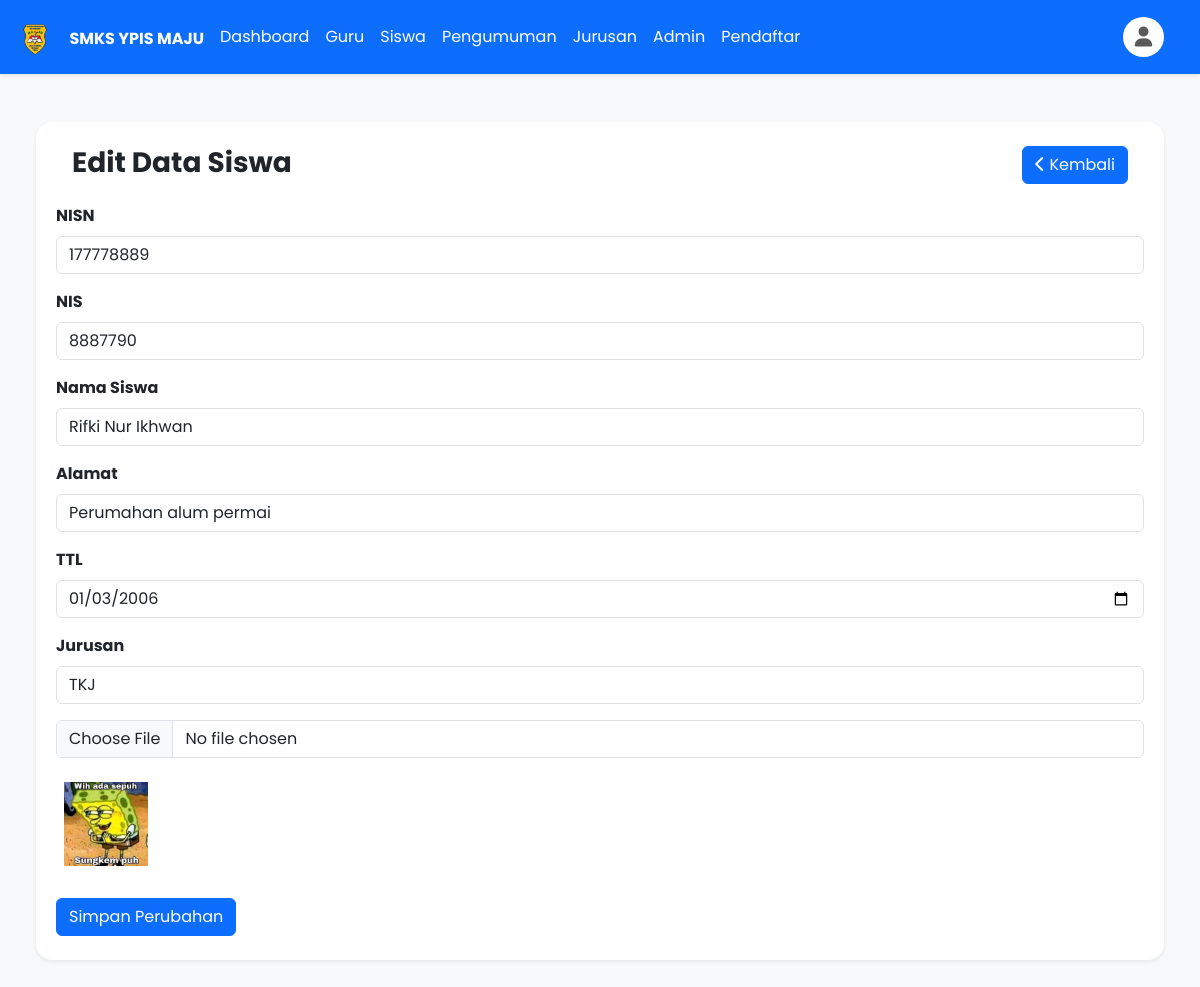
Screenshot of /siswa_edit.php?nisn=177778889 (signed in) with the database file from the repository.
### tables this page shows
CREATE TABLE `siswa` (
  `nisn` int(10) NOT NULL,
  `nama` varchar(225) NOT NULL,
  `nis` int(10) NOT NULL,
  `alamat` varchar(225) NOT NULL,
  `tmpt_tgl_lahir` date NOT NULL,
  `jurusan` varchar(225) NOT NULL,
  `foto` longblob NOT NULL
);

### siswa_edit.php (the view, shortened to what this page needs)
<?php
    include('./koneksi.php');
    $nisn = $_GET['nisn'];
    $sql = "SELECT * FROM siswa WHERE nisn = '$nisn'";
    $result = mysqli_query($koneksi, $sql);
    $data = mysqli_fetch_assoc($result);
?>
<div class="container-fluid p-5 bg-light">
    <div class="row justify-content-center shadow-sm rounded-4 p-2 bg-white">
        <div class="col-md-12">
            <div class="p-3 d-flex justify-content-between">
                <div class="">
                    <h3 class="fw-bold">Edit Data Siswa</h3>
                </div>
                <div class="">
                    <a href="siswa.php" class="btn btn-primary">
                        <i class="fa fa-chevron-left"></i>
                        Kembali
                    </a>
                </div>
            </div>
            <form action="" method="POST" enctype="multipart/form-data">
                <div class="mb-3">
                    <label class="form-label">NISN</label>
                    <input type="text" value="<?= $data['nisn'] ?>" name="nisn" class="form-control" required maxlength="10">
                </div>
                <div class="mb-3">
                    <label class="form-label">NIS</label>
                    <input type="text" value="<?= $data['nis'] ?>" name="nis" class="form-control" required maxlength="10">
                </div>
                <div class="mb-3">
                    <label class="form-label">Nama Siswa</label>
                    <input type="text" value="<?= $data['nama'] ?>" name="nama" class="form-control" required>
                </div>
                <div class="mb-3">
                    <label class="form-label">Alamat</label>
                    <input value="<?= $data['alamat'] ?>" name="alamat" class="form-control" required></input>
                </div>
                <div class="mb-3">
                    <label class="form-label">TTL</label>
                    <input type="date" value="<?= $data['tmpt_tgl_lahir'] ?>" name="tmpt_tgl_lahir" class="form-control" required>
                </div>
                <div class="mb-3">
                    <label class="form-label">Jurusan</label>
                    <input type="text" value="<?= $data['jurusan'] ?>" name="jurusan" class="form-control" required>
                </div>
                <div class="mb-3">
                    <input type="file" name="foto" class="form-control" accept="image/png, image/jpeg">
                    <div class="d-flex flex-row mb-3">
                        <?php if (!empty($data['foto'])) : ?>
                            <img src="<?= $data['foto'] ?>" alt="Foto Siswa" class="img-fluid mb-2 mt-3 p-2" width="100">
                        <?php endif; ?>
                    </div>
                </div>
                <button type="submit" class="btn btn-primary">Simpan Perubahan</button>
            </form>
        </div>
    </div>
</div>

### Components/header.php (style rules this page uses)
* { font-family: 'Poppins', sans-serif; }
label { font-weight: 700; }

### rows the page displays
siswa: nisn "177778889", nis "8887790", nama "Rifki Nur Ikhwan", alamat "Perumahan alum permai", tmpt_tgl_lahir "01/03/2006", jurusan "TKJ", foto (picture)
